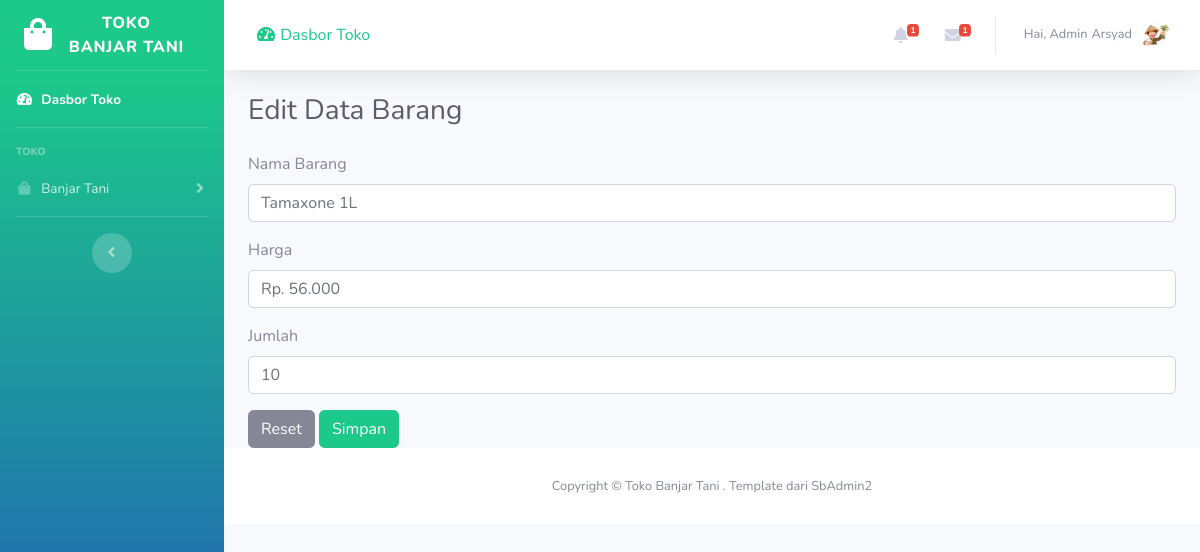
Screenshot of /admin/edit/1 with the database file from the repository.
### tables this page shows
CREATE TABLE `tb_barang` (
  `no` int(10) NOT NULL,
  `namabarang` varchar(255) NOT NULL,
  `harga` varchar(255) NOT NULL,
  `jumlah` int(255) NOT NULL
);

### application/controllers/admin.php (called while the page is built, shortened)
<?php
class Admin extends CI_Controller {
	public function edit($no)
	{
		$where = array('no' => $no ,);
		$data['barang']=$this->M_toko->edit_data($where, 'tb_barang');
		$this->load->view('templates/header');
		$this->load->view('templates/sidebar');
		$this->load->view('templates/navbar');
		$this->load->view('edit', $data);
		$this->load->view('templates/footer');
	}
}

### index.php (called while the page is built, shortened)
<?php
require_once BASEPATH.'core/CodeIgniter.php';

### application/models/m_toko.php (called while the page is built, shortened)
<?php
class M_toko extends CI_Model {
	public function edit_data($where, $table){
		return $this->db->get_where($table, $where)->result();
		$this->db->edit($table);
	}
}

### application/views/edit.php (the view, shortened to what this page needs)
<div class="container-fluid">
                    <div class="d-sm-flex align-items-center justify-content-between mb-4">
                        <h1 class="h3 mb-0 text-gray-800">Edit Data Barang</h1>
</div>
<form action="<?php echo base_url(), 'admin/update' ?>" method="post">
    <?php foreach ($barang as $brg): ?>
              <div class="form-group">
                <label for="namabarang">Nama Barang</label>
                <input type="text" class="form-control" id="namabarang" name="namabarang" value="<?php echo $brg->namabarang; ?>">
              </div>
              <div class="form-group">
                <label for="harga">Harga</label>
                <input type="text" class="form-control" id="harga" name="harga" value="<?php echo $brg->harga; ?>">
              </div>
              <div class="form-group">
                <label for="jumlah">Jumlah</label>
                <input type="text" class="form-control" id="jumlah" name="jumlah" value="<?php echo $brg->jumlah; ?>">
              </div>
          <button type="reset" class="btn btn-secondary">Reset</button>
          <button type="submit" class="btn btn-primary">Simpan</button>
        </div>
      <?php endforeach ?>

### rows the page displays
tb_barang: namabarang "Tamaxone 1L", harga "Rp. 56.000", jumlah "10"
